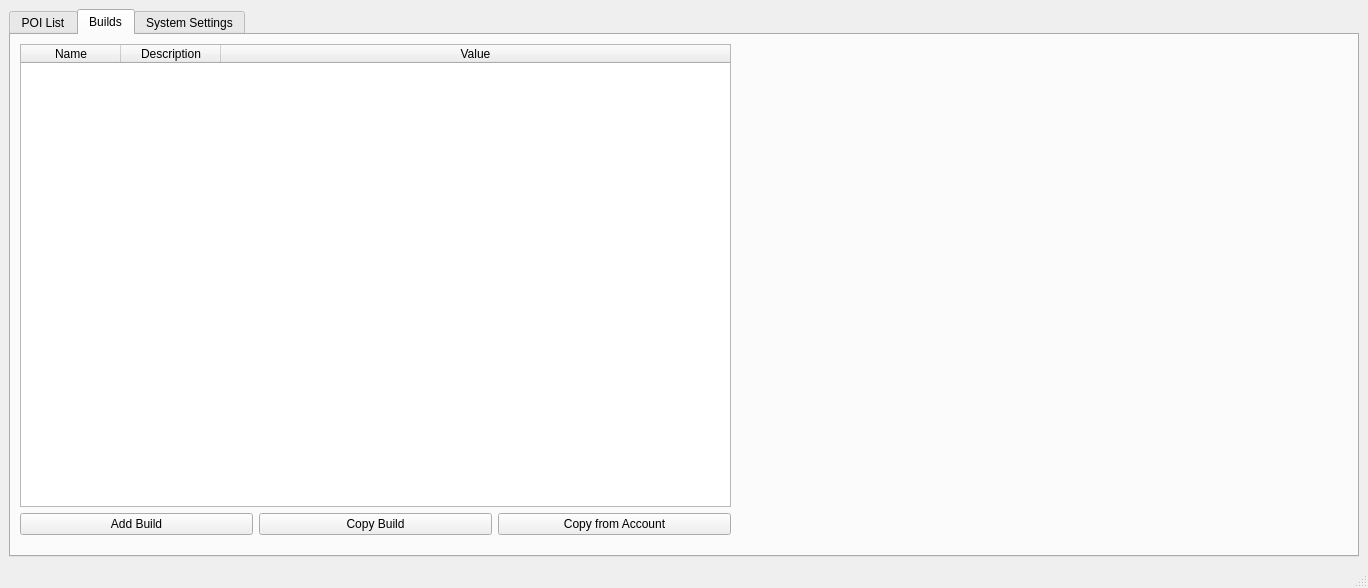
<?xml version="1.0" encoding="UTF-8"?>
<ui version="4.0">
 <class>OptionsWindow</class>
 <widget class="QMainWindow" name="OptionsWindow">
  <property name="geometry">
   <rect>
    <x>0</x>
    <y>0</y>
    <width>1368</width>
    <height>588</height>
   </rect>
  </property>
  <property name="windowTitle">
   <string>MainWindow</string>
  </property>
  <property name="tabShape">
   <enum>QTabWidget::Rounded</enum>
  </property>
  <property name="dockNestingEnabled">
   <bool>false</bool>
  </property>
  <property name="dockOptions">
   <set>QMainWindow::AllowTabbedDocks|QMainWindow::AnimatedDocks</set>
  </property>
  <widget class="QWidget" name="centralwidget">
   <layout class="QVBoxLayout" name="verticalLayout">
    <item>
     <widget class="QTabWidget" name="tabWidget">
      <property name="currentIndex">
       <number>1</number>
      </property>
      <widget class="QWidget" name="poi_tab">
       <attribute name="title">
        <string>POI List</string>
       </attribute>
       <layout class="QVBoxLayout" name="verticalLayout_2">
        <item>
         <widget class="QTreeWidget" name="treeWidget">
          <column>
           <property name="text">
            <string notr="true">1</string>
           </property>
          </column>
         </widget>
        </item>
        <item>
         <layout class="QHBoxLayout" name="horizontalLayout">
          <item>
           <widget class="QPushButton" name="select_all_button">
            <property name="text">
             <string>Select All</string>
            </property>
           </widget>
          </item>
          <item>
           <widget class="QPushButton" name="select_none_button">
            <property name="text">
             <string>Select None</string>
            </property>
           </widget>
          </item>
         </layout>
        </item>
       </layout>
      </widget>
      <widget class="QWidget" name="build_tab">
       <attribute name="title">
        <string>Builds</string>
       </attribute>
       <widget class="QWidget" name="verticalLayoutWidget">
        <property name="geometry">
         <rect>
          <x>9</x>
          <y>9</y>
          <width>711</width>
          <height>491</height>
         </rect>
        </property>
        <layout class="QVBoxLayout" name="build_table">
         <item>
          <layout class="QHBoxLayout" name="unused_layout_build">
           <item>
            <widget class="QTableWidget" name="build_list">
             <property name="editTriggers">
              <set>QAbstractItemView::DoubleClicked</set>
             </property>
             <property name="dragEnabled">
              <bool>false</bool>
             </property>
             <property name="alternatingRowColors">
              <bool>true</bool>
             </property>
             <property name="selectionMode">
              <enum>QAbstractItemView::SingleSelection</enum>
             </property>
             <property name="selectionBehavior">
              <enum>QAbstractItemView::SelectRows</enum>
             </property>
             <property name="showGrid">
              <bool>false</bool>
             </property>
             <property name="sortingEnabled">
              <bool>true</bool>
             </property>
             <property name="columnCount">
              <number>3</number>
             </property>
             <attribute name="horizontalHeaderCascadingSectionResizes">
              <bool>false</bool>
             </attribute>
             <attribute name="horizontalHeaderStretchLastSection">
              <bool>true</bool>
             </attribute>
             <attribute name="verticalHeaderStretchLastSection">
              <bool>false</bool>
             </attribute>
             <column>
              <property name="text">
               <string>Name</string>
              </property>
             </column>
             <column>
              <property name="text">
               <string>Description</string>
              </property>
             </column>
             <column>
              <property name="text">
               <string>Value</string>
              </property>
             </column>
            </widget>
           </item>
          </layout>
         </item>
         <item>
          <layout class="QHBoxLayout" name="build_buttons">
           <property name="leftMargin">
            <number>0</number>
           </property>
           <property name="bottomMargin">
            <number>0</number>
           </property>
           <item>
            <widget class="QPushButton" name="add_build_button">
             <property name="text">
              <string>Add Build</string>
             </property>
            </widget>
           </item>
           <item>
            <widget class="QPushButton" name="copy_build_button">
             <property name="text">
              <string>Copy Build</string>
             </property>
            </widget>
           </item>
           <item>
            <widget class="QPushButton" name="copy_api_button">
             <property name="text">
              <string>Copy from Account</string>
             </property>
            </widget>
           </item>
          </layout>
         </item>
        </layout>
       </widget>
       <widget class="TraitWidget" name="trait_widget" native="true">
        <property name="geometry">
         <rect>
          <x>729</x>
          <y>19</y>
          <width>611</width>
          <height>491</height>
         </rect>
        </property>
       </widget>
      </widget>
      <widget class="QWidget" name="settings_tab">
       <attribute name="title">
        <string>System Settings</string>
       </attribute>
       <widget class="QWidget" name="formLayoutWidget">
        <property name="geometry">
         <rect>
          <x>30</x>
          <y>10</y>
          <width>331</width>
          <height>461</height>
         </rect>
        </property>
        <layout class="QFormLayout" name="formLayout">
         <item row="0" column="0">
          <widget class="QLabel" name="api_label">
           <property name="text">
            <string>API Key</string>
           </property>
          </widget>
         </item>
         <item row="0" column="1">
          <layout class="QHBoxLayout" name="horizontalLayout_3">
           <item>
            <widget class="QLineEdit" name="api_text">
             <property name="statusTip">
              <string/>
             </property>
             <property name="placeholderText">
              <string>Your GW2 API-Key</string>
             </property>
            </widget>
           </item>
          </layout>
         </item>
         <item row="2" column="1">
          <widget class="QLineEdit" name="use_text">
           <property name="placeholderText">
            <string>Your &quot;Use&quot; key ingame</string>
           </property>
          </widget>
         </item>
         <item row="1" column="0">
          <widget class="QLabel" name="label_2">
           <property name="text">
            <string>Status</string>
           </property>
          </widget>
         </item>
         <item row="2" column="0">
          <widget class="QLabel" name="use_label">
           <property name="text">
            <string>Use Key</string>
           </property>
          </widget>
         </item>
         <item row="1" column="1">
          <layout class="QGridLayout" name="gridLayout">
           <item row="0" column="0">
            <widget class="QLabel" name="builds_label">
             <property name="styleSheet">
              <string notr="true">color: rgb(255, 0, 0);</string>
             </property>
             <property name="text">
              <string>builds</string>
             </property>
             <property name="alignment">
              <set>Qt::AlignCenter</set>
             </property>
            </widget>
           </item>
           <item row="0" column="1">
            <widget class="QLabel" name="characters_label">
             <property name="styleSheet">
              <string notr="true">color: rgb(255, 0, 0);</string>
             </property>
             <property name="text">
              <string>characters</string>
             </property>
             <property name="alignment">
              <set>Qt::AlignCenter</set>
             </property>
            </widget>
           </item>
           <item row="0" column="2">
            <widget class="QLabel" name="guilds_label">
             <property name="styleSheet">
              <string notr="true">color: rgb(255, 0, 0);</string>
             </property>
             <property name="text">
              <string>guilds</string>
             </property>
             <property name="alignment">
              <set>Qt::AlignCenter</set>
             </property>
            </widget>
           </item>
           <item row="1" column="0">
            <widget class="QLabel" name="inventories_label">
             <property name="styleSheet">
              <string notr="true">color: rgb(255, 0, 0);</string>
             </property>
             <property name="text">
              <string>inventories</string>
             </property>
             <property name="alignment">
              <set>Qt::AlignCenter</set>
             </property>
            </widget>
           </item>
           <item row="1" column="1">
            <widget class="QLabel" name="progression_label">
             <property name="styleSheet">
              <string notr="true">color: rgb(255, 0, 0);</string>
             </property>
             <property name="text">
              <string>progression</string>
             </property>
             <property name="alignment">
              <set>Qt::AlignCenter</set>
             </property>
            </widget>
           </item>
           <item row="1" column="2">
            <widget class="QLabel" name="pvp_label">
             <property name="styleSheet">
              <string notr="true">color: rgb(255, 0, 0);</string>
             </property>
             <property name="text">
              <string>pvp</string>
             </property>
             <property name="alignment">
              <set>Qt::AlignCenter</set>
             </property>
            </widget>
           </item>
           <item row="2" column="0">
            <widget class="QLabel" name="tradingpost_label">
             <property name="styleSheet">
              <string notr="true">color: rgb(255, 0, 0);</string>
             </property>
             <property name="text">
              <string>tradingpost</string>
             </property>
             <property name="alignment">
              <set>Qt::AlignCenter</set>
             </property>
            </widget>
           </item>
           <item row="2" column="1">
            <widget class="QLabel" name="unlocks_label">
             <property name="styleSheet">
              <string notr="true">color: rgb(255, 0, 0);</string>
             </property>
             <property name="text">
              <string>unlocks</string>
             </property>
             <property name="alignment">
              <set>Qt::AlignCenter</set>
             </property>
            </widget>
           </item>
           <item row="2" column="2">
            <widget class="QLabel" name="wallet_label">
             <property name="styleSheet">
              <string notr="true">color: rgb(255, 0, 0);</string>
             </property>
             <property name="text">
              <string>wallet</string>
             </property>
             <property name="alignment">
              <set>Qt::AlignCenter</set>
             </property>
            </widget>
           </item>
          </layout>
         </item>
        </layout>
       </widget>
       <widget class="QPushButton" name="save_settings_button">
        <property name="geometry">
         <rect>
          <x>30</x>
          <y>470</y>
          <width>80</width>
          <height>18</height>
         </rect>
        </property>
        <property name="text">
         <string>Save</string>
        </property>
       </widget>
       <widget class="QWidget" name="formLayoutWidget_2">
        <property name="geometry">
         <rect>
          <x>370</x>
          <y>10</y>
          <width>387</width>
          <height>461</height>
         </rect>
        </property>
        <layout class="QFormLayout" name="formLayout_2">
         <item row="0" column="0">
          <widget class="QLabel" name="label">
           <property name="text">
            <string>Helper Path</string>
           </property>
          </widget>
         </item>
         <item row="0" column="1">
          <layout class="QHBoxLayout" name="horizontalLayout_4">
           <item>
            <widget class="QLineEdit" name="helper_path_lineedit"/>
           </item>
           <item>
            <widget class="QPushButton" name="select_helper_button">
             <property name="text">
              <string>Select File</string>
             </property>
            </widget>
           </item>
          </layout>
         </item>
         <item row="1" column="0">
          <widget class="QLabel" name="label_3">
           <property name="text">
            <string>Helper Status</string>
           </property>
          </widget>
         </item>
         <item row="1" column="1">
          <layout class="QHBoxLayout" name="horizontalLayout_5">
           <item>
            <widget class="QLabel" name="gw2_running_label">
             <property name="styleSheet">
              <string notr="true">color: rgb(255, 0, 0);</string>
             </property>
             <property name="text">
              <string>GW2 Running</string>
             </property>
            </widget>
           </item>
           <item>
            <widget class="QLabel" name="helper_running_label">
             <property name="styleSheet">
              <string notr="true">color: rgb(255, 0, 0);</string>
             </property>
             <property name="text">
              <string>Helper Running</string>
             </property>
            </widget>
           </item>
          </layout>
         </item>
         <item row="2" column="0">
          <widget class="QLabel" name="performance_label">
           <property name="text">
            <string>Performance</string>
           </property>
          </widget>
         </item>
         <item row="2" column="1">
          <layout class="QHBoxLayout" name="horizontalLayout_7">
           <item>
            <widget class="QLabel" name="label_8">
             <property name="text">
              <string>GPU</string>
             </property>
            </widget>
           </item>
           <item>
            <widget class="QLabel" name="gpu_time_label">
             <property name="text">
              <string>0</string>
             </property>
            </widget>
           </item>
           <item>
            <widget class="QLabel" name="label_6">
             <property name="text">
              <string>Link</string>
             </property>
            </widget>
           </item>
           <item>
            <widget class="QLabel" name="link_time_label">
             <property name="text">
              <string>0</string>
             </property>
            </widget>
           </item>
          </layout>
         </item>
        </layout>
       </widget>
      </widget>
     </widget>
    </item>
   </layout>
  </widget>
  <widget class="QStatusBar" name="statusbar"/>
 </widget>
 <customwidgets>
  <customwidget>
   <class>TraitWidget</class>
   <extends>QWidget</extends>
   <header location="global">overlay/qt/TraitLineWidget.h</header>
   <container>1</container>
  </customwidget>
 </customwidgets>
 <resources/>
 <connections/>
</ui>
